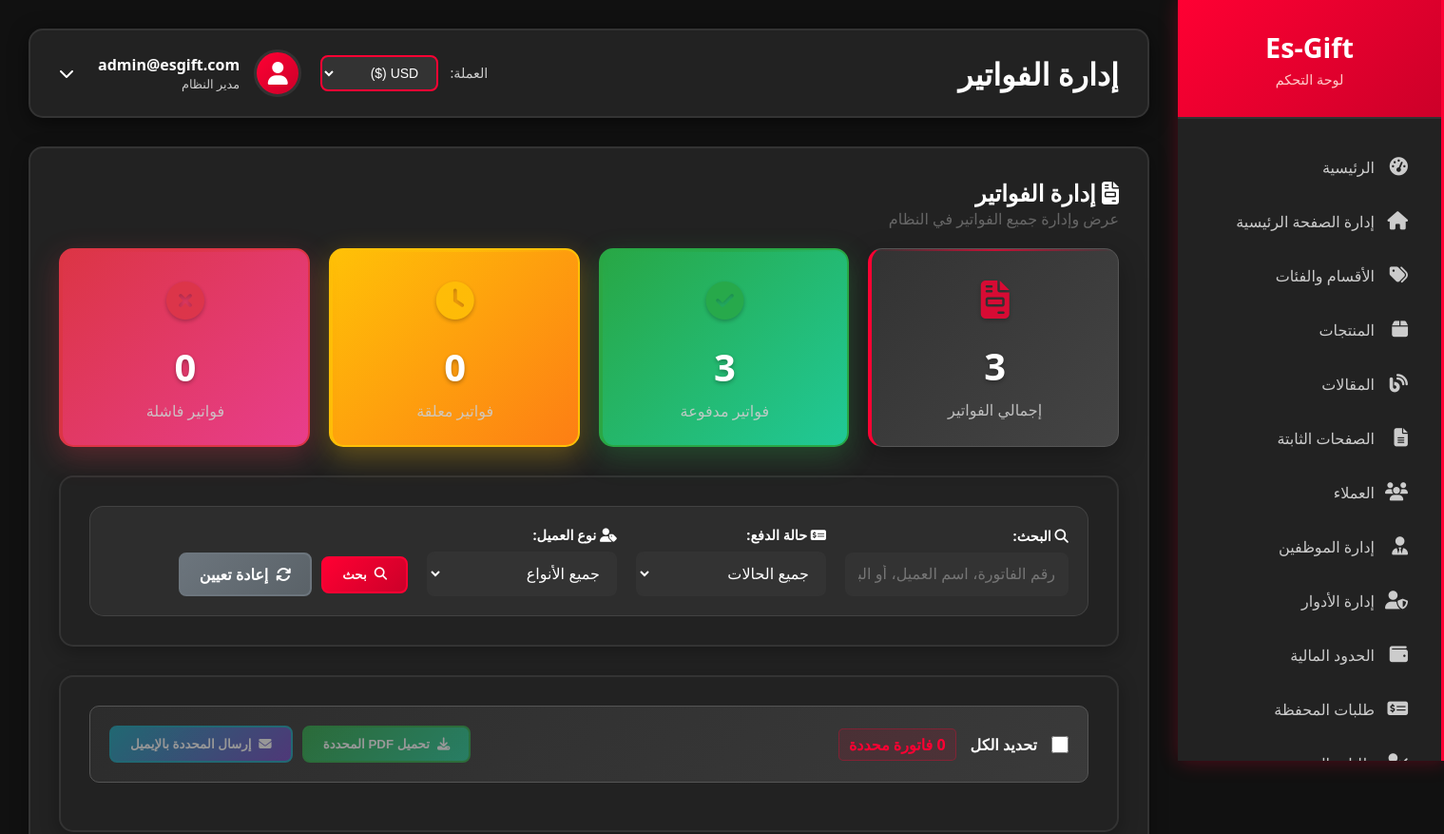
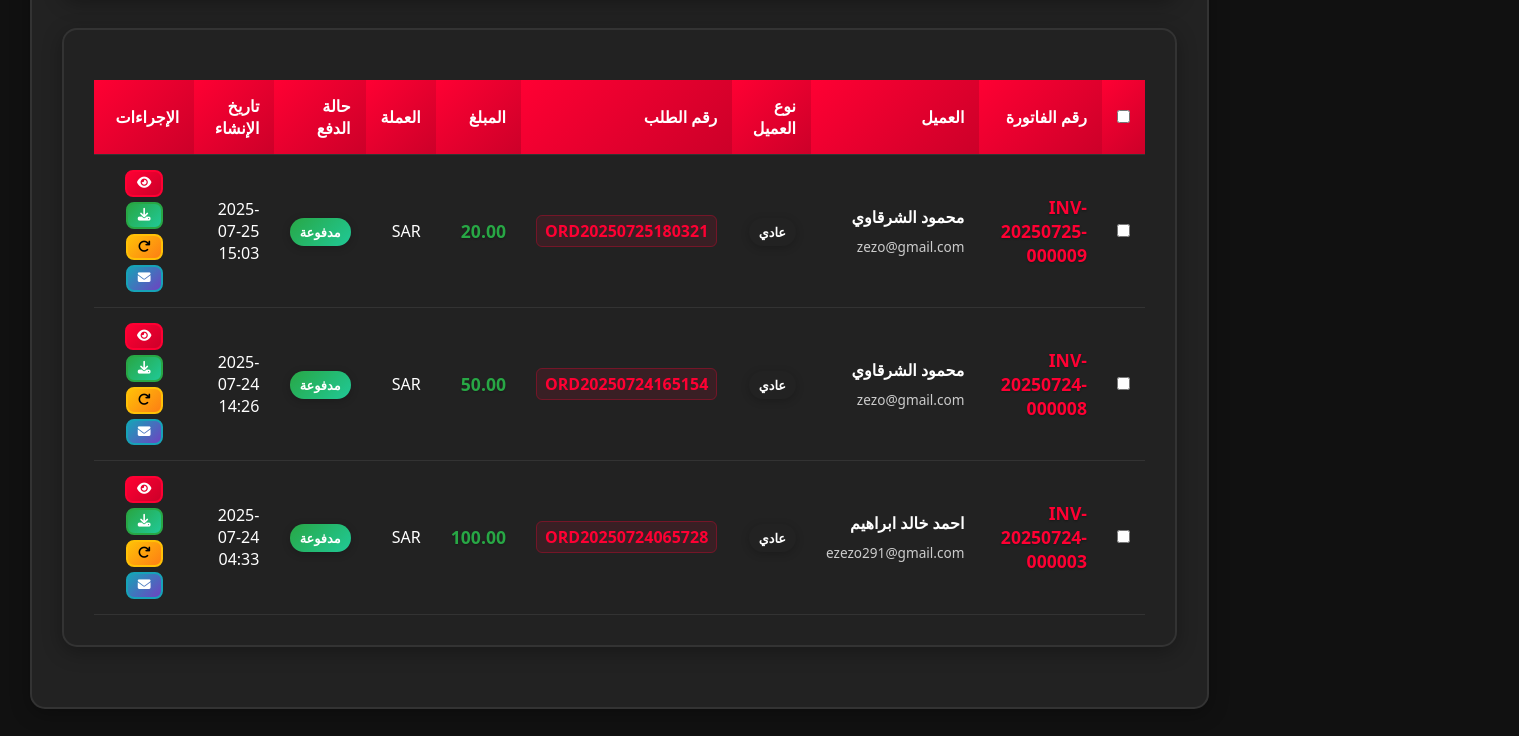
Page /admin/invoices (signed in) on the earlier database version (2 pictures, top to bottom).
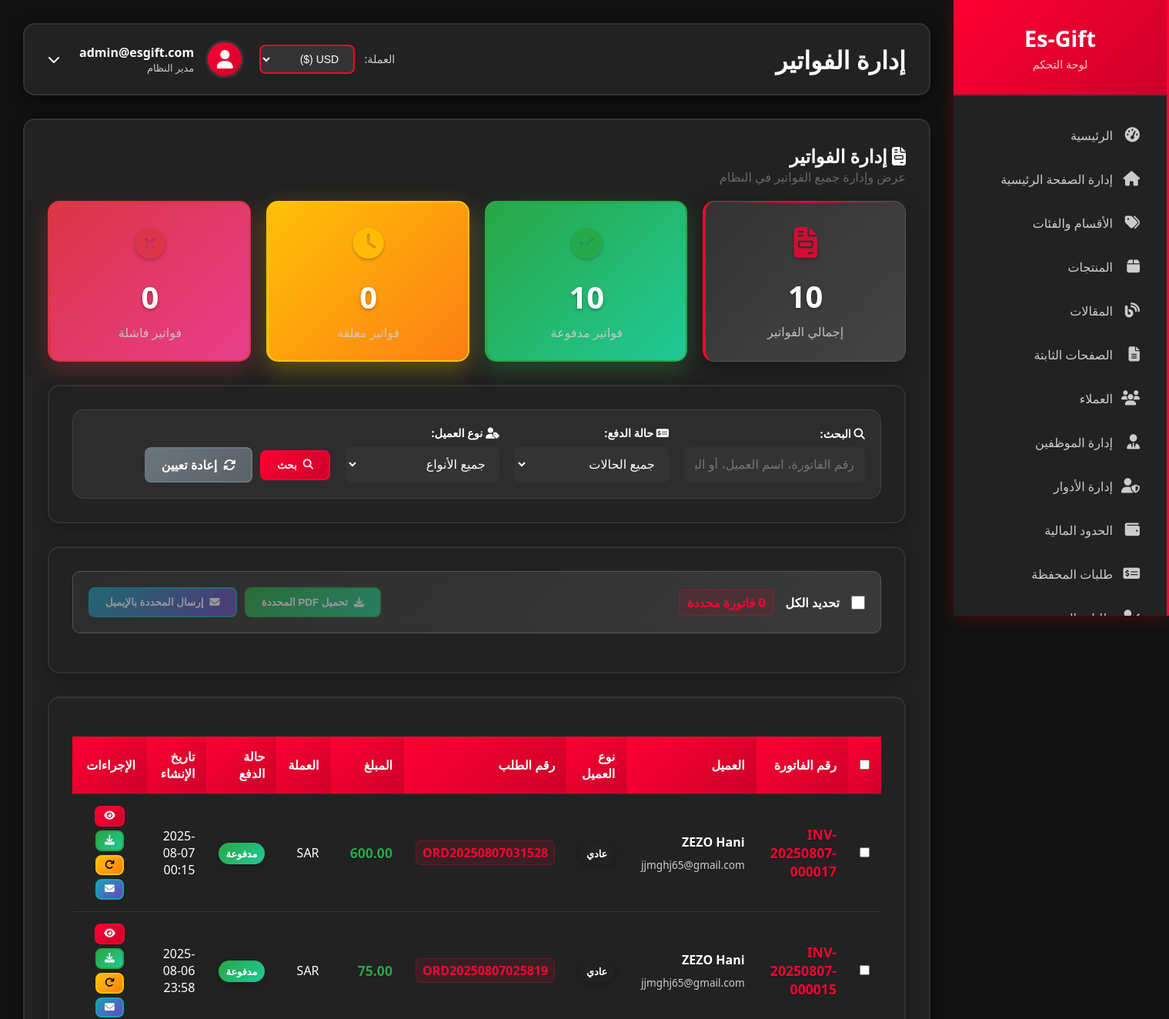
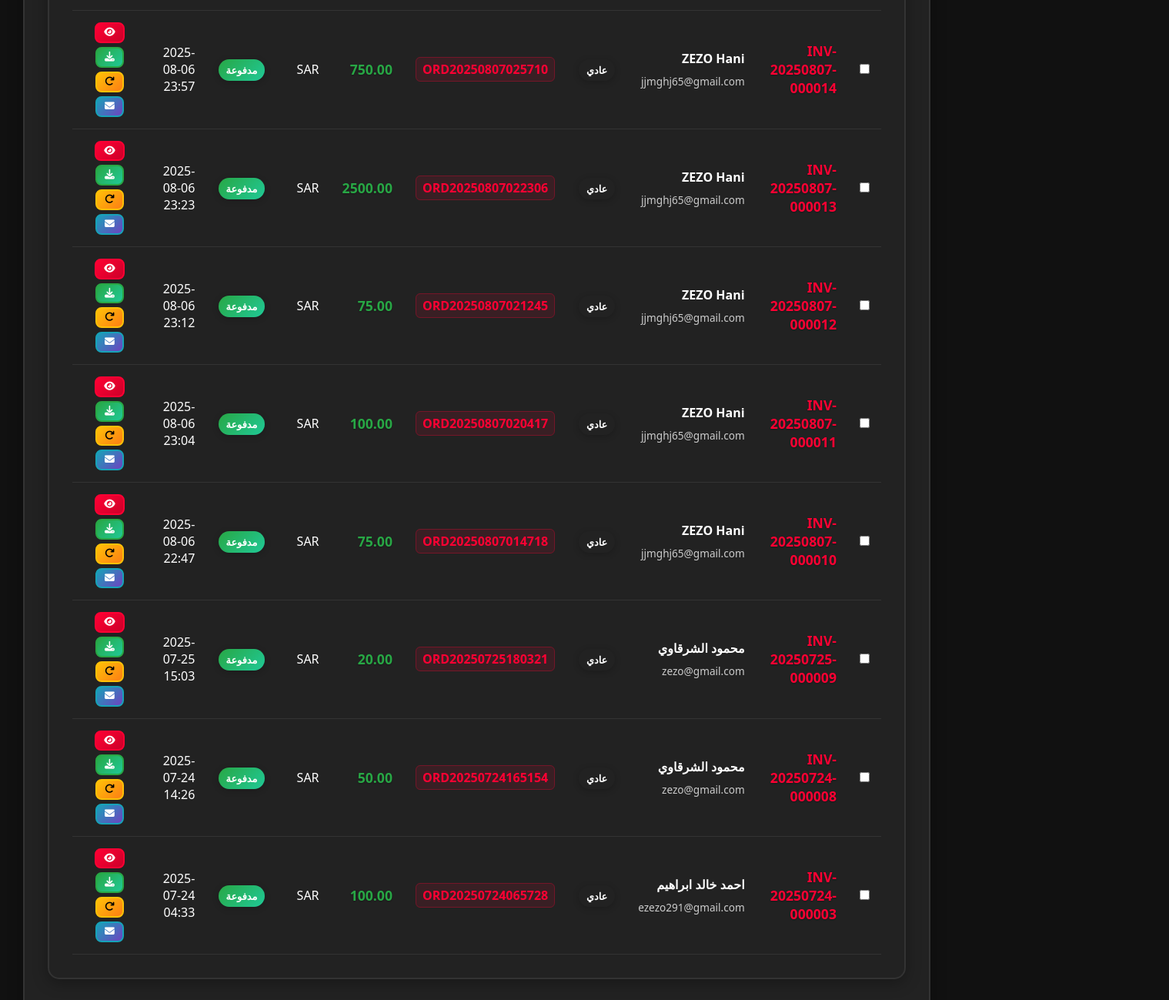
Same page on the later database version (2 pictures, top to bottom).
### models.py (models this page shows, shortened)
class Invoice(db.Model):
    id = db.Column(db.Integer, primary_key=True)
    invoice_number = db.Column(db.String(50), unique=True, nullable=False)
    order_id = db.Column(db.Integer, db.ForeignKey('order.id'), nullable=False, unique=True)
    user_id = db.Column(db.Integer, db.ForeignKey('user.id'), nullable=False)
    subtotal = db.Column(db.Numeric(10, 2), nullable=False)
    tax_amount = db.Column(db.Numeric(10, 2), default=0.00)
    discount_amount = db.Column(db.Numeric(10, 2), default=0.00)
    total_amount = db.Column(db.Numeric(10, 2), nullable=False)
    currency = db.Column(db.String(3), default='SAR')
    payment_method = db.Column(db.String(50))
    payment_status = db.Column(db.String(20), default='pending')
    paid_amount = db.Column(db.Numeric(10, 2), default=0.00)
    customer_name = db.Column(db.String(100))
    customer_email = db.Column(db.String(120))
    customer_phone = db.Column(db.String(20))
    customer_type = db.Column(db.String(20))
    invoice_date = db.Column(db.DateTime, default=datetime.utcnow)
    due_date = db.Column(db.DateTime)
    paid_date = db.Column(db.DateTime)
    created_at = db.Column(db.DateTime, default=datetime.utcnow)
    updated_at = db.Column(db.DateTime, default=datetime.utcnow, onupdate=datetime.utcnow)
    notes = db.Column(db.Text)
    pdf_file_path = db.Column(db.String(300))
    order = db.relationship('Order', backref=db.backref('invoice', uselist=False))
    user = db.relationship('User', backref='invoices')

class Order(db.Model):
    id = db.Column(db.Integer, primary_key=True)
    user_id = db.Column(db.Integer, db.ForeignKey('user.id'), nullable=False)
    order_number = db.Column(db.String(50), unique=True, nullable=False)
    total_amount = db.Column(db.Numeric(10, 2), nullable=False)
    currency = db.Column(db.String(3), default='SAR')
    payment_method = db.Column(db.String(50))
    payment_status = db.Column(db.String(20), default='pending')
    order_status = db.Column(db.String(20), default='pending')
    created_at = db.Column(db.DateTime, default=datetime.utcnow)
    excel_file_path = db.Column(db.String(500))  # مسار ملف Excel المحفوظ
    items = db.relationship('OrderItem', backref='order', lazy=True)
    codes = db.relationship('ProductCode', backref='order', lazy=True)

### admin_routes.py (the view, shortened to what this page needs)
@admin.route('/invoices')
@login_required
@requires_page_access('admin.invoices')
def invoices():
    if not current_user.is_admin:
        employee = Employee.query.filter_by(user_id=current_user.id).first()
        if not employee:
            return redirect(url_for('main.index'))
    page = request.args.get('page', 1, type=int)
    status_filter = request.args.get('status', '')
    customer_type_filter = request.args.get('customer_type', '')
    search_query = request.args.get('search', '')
    query = Invoice.query
    if status_filter:
        query = query.filter(Invoice.payment_status == status_filter)
    if customer_type_filter:
        query = query.filter(Invoice.customer_type == customer_type_filter)
    invoices = query.order_by(Invoice.created_at.desc())\
                   .paginate(page=page, per_page=20, error_out=False)
    stats = {
        'total_invoices': Invoice.query.count(),
        'completed_invoices': Invoice.query.filter_by(payment_status='completed').count(),
        'pending_invoices': Invoice.query.filter_by(payment_status='pending').count(),
        'failed_invoices': Invoice.query.filter_by(payment_status='failed').count(),
        'total_revenue': db.session.query(func.sum(Invoice.total_amount))\
                                  .filter(Invoice.payment_status == 'completed').scalar() or 0
    }
    return render_template('admin/invoices.html',
                         invoices=invoices,
                         stats=stats,
                         status_filter=status_filter,
                         customer_type_filter=customer_type_filter,
                         search_query=search_query)

### employee_utils.py (called while the page is built, shortened)
def requires_page_access(page_route):
    def decorator(f):
        @wraps(f)
        def decorated_function(*args, **kwargs):
            if not current_user.is_authenticated:
                return redirect(url_for('auth.login'))
            if current_user.is_admin:
                return f(*args, **kwargs)
        return decorated_function
    return decorator

### templates/admin/invoices.html (shortened to what the changed rows need)
{% extends "admin/base.html" %}
{% block page_title %}إدارة الفواتير{% endblock %}
{% block content %}
<div class="content-card">
    <div class="header-section">
        <h2>
            <i class="fas fa-file-invoice"></i>
            إدارة الفواتير
        </h2>
    </div>
    <div class="stats-grid">
        <div class="stat-card">
            <div class="stat-icon">
                <i class="fas fa-file-invoice"></i>
            </div>
            <div class="stat-number">{{ stats.total_invoices }}</div>
            <div class="stat-label">إجمالي الفواتير</div>
        </div>
        <div class="stat-card success">
            <div class="stat-icon">
                <i class="fas fa-check-circle"></i>
            </div>
            <div class="stat-number">{{ stats.completed_invoices }}</div>
            <div class="stat-label">فواتير مدفوعة</div>
        </div>
    </div>
    {% if invoices.items %}
    <div class="content-card">
        <div class="table-container">
            <table class="data-table">
                <thead>
                    <tr>
                        <th>
                            <input type="checkbox" id="select-all-header" onchange="toggleAllInvoices()">
                        </th>
                        <th>رقم الفاتورة</th>
                        <th>العميل</th>
                        <th>نوع العميل</th>
                        <th>رقم الطلب</th>
                        <th>المبلغ</th>
                        <th>العملة</th>
                        <th>حالة الدفع</th>
                        <th>تاريخ الإنشاء</th>
                        <th>الإجراءات</th>
                    </tr>
                </thead>
                <tbody>
                {% for invoice in invoices.items %}
                <tr data-invoice-id="{{ invoice.id }}">
                    <td>
                        <input type="checkbox" class="invoice-checkbox" value="{{ invoice.id }}">
                    </td>
                    <td>
                        <span class="invoice-number">{{ invoice.invoice_number }}</span>
                    </td>
                    <td>
                        <div class="customer-info">
                            <span class="customer-name">{{ invoice.customer_name or 'غير محدد' }}</span>
                            <small class="customer-email">{{ invoice.customer_email }}</small>
                        </div>
                    </td>
                    <td>
                        <span class="badge badge-{{ 'info' if invoice.customer_type == 'kyc' else 'warning' if invoice.customer_type == 'reseller' else 'secondary' }}">
                            {% if invoice.customer_type == 'kyc' %}
                                موثق
                            {% elif invoice.customer_type == 'reseller' %}
                                موزع
                            {% else %}
                                عادي
                            {% endif %}
                        </span>
                    </td>
                    <td>
                        <a href="{{ url_for('admin.order_detail', order_id=invoice.order.id) }}"
                           class="order-link">
                            {{ invoice.order.order_number }}
                        </a>
                    </td>
                    <td>
                        <span class="amount">{{ invoice.total_amount }}</span>
                    </td>
                    <td>{{ invoice.currency }}</td>
                    <td>
                        <span class="badge badge-{{ 'success' if invoice.payment_status == 'completed' else 'warning' if invoice.payment_status == 'pending' else 'danger' }}">
                            {% if invoice.payment_status == 'completed' %}
                                مدفوعة
                            {% elif invoice.payment_status == 'pending' %}
                                معلقة
                            {% elif invoice.payment_status == 'failed' %}
                                فاشلة
                            {% endif %}
                        </span>
                    </td>
                    <td>{{ invoice.created_at.strftime('%Y-%m-%d %H:%M') }}</td>
                    <td>
                        <div class="action-buttons">
                            <a href="{{ url_for('admin.invoice_detail', invoice_id=invoice.id) }}"
                               class="btn btn-sm btn-primary" title="عرض التفاصيل">
                                <i class="fas fa-eye"></i>
                            </a>
                            <a href="{{ url_for('main.download_invoice', invoice_id=invoice.id) }}"
                               class="btn btn-sm btn-success" title="تحميل PDF">
                                <i class="fas fa-download"></i>
                            </a>
                            <button onclick="regenerateInvoicePDF({{ invoice.id }})"
                                    class="btn btn-sm btn-warning" title="إعادة توليد PDF">
                                <i class="fas fa-redo"></i>
                            </button>
                            <button onclick="sendInvoiceEmail({{ invoice.id }})"
                                    class="btn btn-sm btn-info" title="إرسال عبر البريد">
                                <i class="fas fa-envelope"></i>
                            </button>
                        </div>
                    </td>
                </tr>
                {% endfor %}
                </tbody>
            </table>
        </div>
    </div>
    {% endif %}
</div>
{% endblock %}

Differences in the rows shown:
added Invoice: invoice_number "INV-20250807-000017", customer_name "ZEZO Hani", customer_email "jjmghj65@gmail.com", customer_type "عادي", order.order_number "ORD20250807031528", total_amount "600.00", currency "SAR", payment_status "مدفوعة", created_at "2025-08-07 00:15"
added Invoice: invoice_number "INV-20250807-000015", customer_name "ZEZO Hani", customer_email "jjmghj65@gmail.com", customer_type "عادي", order.order_number "ORD20250807025819", total_amount "75.00", currency "SAR", payment_status "مدفوعة", created_at "2025-08-06 23:58"
added Invoice: invoice_number "INV-20250807-000014", customer_name "ZEZO Hani", customer_email "jjmghj65@gmail.com", customer_type "عادي", order.order_number "ORD20250807025710", total_amount "750.00", currency "SAR", payment_status "مدفوعة", created_at "2025-08-06 23:57"
added Invoice: invoice_number "INV-20250807-000013", customer_name "ZEZO Hani", customer_email "jjmghj65@gmail.com", customer_type "عادي", order.order_number "ORD20250807022306", total_amount "2500.00", currency "SAR", payment_status "مدفوعة", created_at "2025-08-06 23:23"
added Invoice: invoice_number "INV-20250807-000012", customer_name "ZEZO Hani", customer_email "jjmghj65@gmail.com", customer_type "عادي", order.order_number "ORD20250807021245", total_amount "75.00", currency "SAR", payment_status "مدفوعة", created_at "2025-08-06 23:12"
added Invoice: invoice_number "INV-20250807-000011", customer_name "ZEZO Hani", customer_email "jjmghj65@gmail.com", customer_type "عادي", order.order_number "ORD20250807020417", total_amount "100.00", currency "SAR", payment_status "مدفوعة", created_at "2025-08-06 23:04"
added Invoice: invoice_number "INV-20250807-000010", customer_name "ZEZO Hani", customer_email "jjmghj65@gmail.com", customer_type "عادي", order.order_number "ORD20250807014718", total_amount "75.00", currency "SAR", payment_status "مدفوعة", created_at "2025-08-06 22:47"
Other differences:
{{ stats.total_invoices }}: "3" → "10"
{{ stats.completed_invoices }}: "3" → "10"
